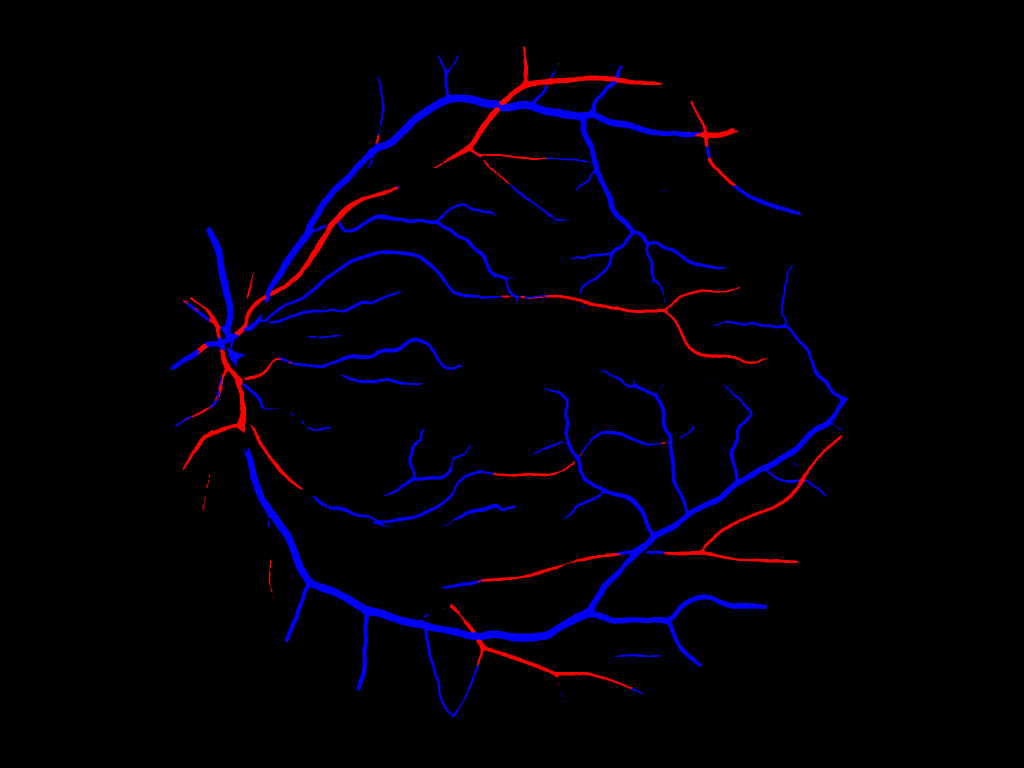
#> input picture input/AV_maps/1018804_21015_0_0.png, 2048 x 1536 px, found by its file name (shown at 1/2 size); its folder holds only this picture in this run
$ python BuildAll.py
#> lines starting #> are read from the running program, lines starting #| are printed output that depends on the picture
import cv2
import PIL.Image
import glob
import os
import matplotlib.pyplot as plt
import numpy as np
import time

def loadImages(image_dir):
	filename_list = [image_dir+l for l in os.listdir(image_dir)]
	return filename_list

def FilterID(file_list,id_file):
#> called with id_file = 'tortuosity_paper_patient_ids.csv'
	f_object = open(id_file,"r")
#> (reads DL/helpers/04/tortuosity_paper_patient_ids.csv from the repository)
	f_object.readline()
	id_list = []
	for line in f_object:
		id_list.append(line.strip("\n"))
	file_list_id = [filename.split("/")[-1].split("_")[0] for filename in file_list]
	select_id = []
	st = time.time()
	for idx,f_id in enumerate(file_list_id):
		if idx % 1000 == 0:
			print(idx,time.time()-st)
		if f_id in id_list:
			select_id.append(idx)
	file_list = np.asarray(file_list)[select_id]
	return file_list

def CompressImages(image_list,output_dir,plot=False):
#> called with image_list = array of shape (1,), plot = False
	start_time = time.time()
	for image_idx,image in enumerate(image_list):
		if image_idx % 10 == 0:
			print("Processed :",image_idx)
			print("Current runtime :",time.time()-start_time)
		subject_id = image.split("/")[-1].split("_")[0]
		io=cv2.cvtColor(cv2.imread(image),cv2.COLOR_BGR2RGB)
		interp_method=PIL.Image.BICUBIC
		io = cv2.resize(io, dsize=(224, 224), interpolation=interp_method)
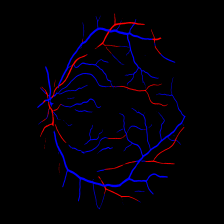
#> io: shape (224, 224, 3); mean R, G, B 2.5, 0, 7.4
		np.save(output_dir+"compressed_"+str(subject_id),io)
		if plot:
			plt.imshow(io)
			plt.savefig(output_dir+"test_"+str(subject_id)+".png")

if __name__ == "__main__":
	All_AV_maps="/data/FAC/FBM/DBC/sbergman/retina/UKBiob/fundus/AV_maps/"

	input_dir = All_AV_maps
	output_dir="/scratch/beegfs/FAC/FBM/DBC/sbergman/retina/DL/output/utils/BuildAll/"
	image_list = FilterID(loadImages(input_dir),"tortuosity_paper_patient_ids.csv")
	CompressImages(image_list,output_dir)
	print("Preprocessing complete")
